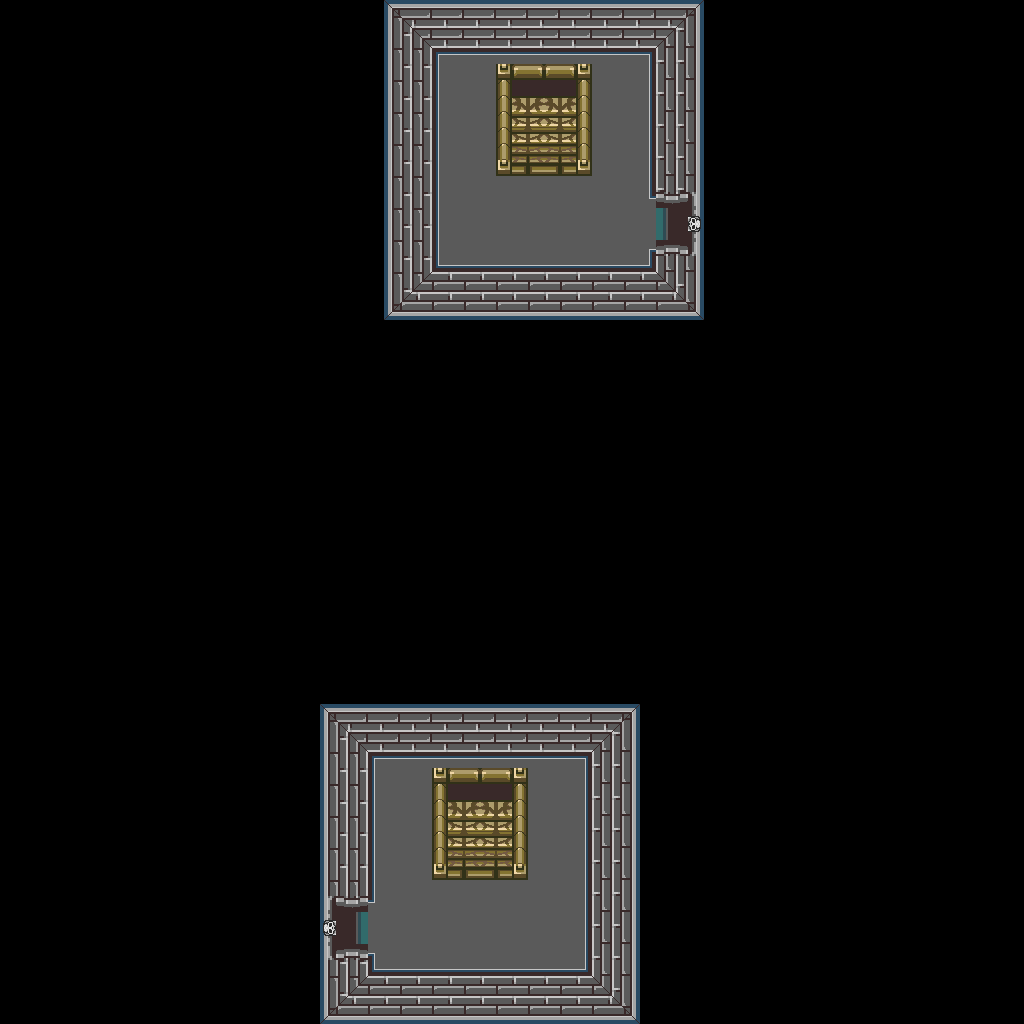

This is a level from a 2D game, rendered from its Tiled map with the project's own tilesets. A one-line summary and the map file follow, with tile-layer data summarised:
An orthogonal 64x64 tile map with 16x16 px tiles, 1 tile layer (base), 1 hidden layer not drawn and 18 objects.

<map version="1.10" tiledversion="1.12.1" orientation="orthogonal" renderorder="right-down" width="64" height="64" tilewidth="16" tileheight="16" infinite="0" nextlayerid="3" nextobjectid="19">
 <tileset firstgid="1" source="../classiciphone_pics4.tsx" />
 <layer id="1" name="base" width="64" height="64">
  <data>[4096 cells, 4096 non-empty, 80 distinct tile ids]</data>
 </layer>
 <layer id="2" name="collision" width="64" height="64" visible="0">
  <properties><property name="collision" value="true" /></properties>
  <data>[4096 cells, 3832 non-empty, 1 distinct tile ids]</data>
 </layer>
 <objectgroup id="3" name="npcs">
  <object id="1" x="576.0" y="-64.0" width="16" height="16">
   <properties>
    <property name="gani" value="light2.png" />
    <property name="script" type="string">-- Auto-converted from GraalScript
-- function onCreated() {
-- dontblock();
-- drawunderplayer();
end
-- [CLIENT-SIDE — server no-op]
-- if (playerenters) {
-- setcoloreffect 1,1,0.35,0.6;
-- drawaslight;
-- }</property>
   </properties>
  </object>
  <object id="2" x="512.0" y="640.0" width="16" height="16">
   <properties>
    <property name="gani" value="light2.png" />
    <property name="script" type="string">-- Auto-converted from GraalScript
-- function onCreated() {
-- dontblock();
-- drawunderplayer();
end
-- [CLIENT-SIDE — server no-op]
-- if (playerenters) {
-- setcoloreffect 1,1,0.35,0.6;
-- drawaslight;
-- }</property>
   </properties>
  </object>
  <object id="3" x="320.0" y="640.0" width="16" height="16">
   <properties>
    <property name="gani" value="light2.png" />
    <property name="script" type="string">-- Auto-converted from GraalScript
-- function onCreated() {
-- dontblock();
-- drawunderplayer();
end
-- [CLIENT-SIDE — server no-op]
-- if (playerenters) {
-- setcoloreffect 1,1,0.35,0.6;
-- drawaslight;
-- }</property>
   </properties>
  </object>
  <object id="4" x="384.0" y="-64.0" width="16" height="16">
   <properties>
    <property name="gani" value="light2.png" />
    <property name="script" type="string">-- Auto-converted from GraalScript
-- function onCreated() {
-- dontblock();
-- drawunderplayer();
end
-- [CLIENT-SIDE — server no-op]
-- if (playerenters) {
-- setcoloreffect 1,1,0.35,0.6;
-- drawaslight;
-- }</property>
   </properties>
  </object>
  <object id="5" x="448.0" y="48.0" width="16" height="16">
   <properties>
    <property name="script" type="string">-- Auto-converted from GraalScript
-- function onCreated() {
-- showcharacter();
-- headimg     = "head1217.png";
-- bodyimg     = "bodyc-bodysage2.mng";
-- shieldimg   = "no-shield.png";
-- for (this.i = 0; this.i &lt; 5; this.i++) colors[this.i] = "black";
-- shieldpower = 3;
-- dir         = 0;
end</property>
   </properties>
  </object>
  <object id="6" x="512.0" y="16.0" width="16" height="16">
   <properties>
    <property name="gani" value="vvwallbanner.png" />
    <property name="script" type="string">-- Auto-converted from GraalScript
-- function onCreated() {
-- drawunderplayer();
end</property>
   </properties>
  </object>
  <object id="7" x="560.0" y="16.0" width="16" height="16">
   <properties>
    <property name="gani" value="vvwallbanner.png" />
    <property name="script" type="string">-- Auto-converted from GraalScript
-- function onCreated() {
-- drawunderplayer();
end</property>
   </properties>
  </object>
  <object id="8" x="448.0" y="720.0" width="16" height="16">
   <properties>
    <property name="gani" value="vvwallbanner.png" />
    <property name="script" type="string">-- Auto-converted from GraalScript
-- function onCreated() {
-- drawunderplayer();
end</property>
   </properties>
  </object>
  <object id="9" x="496.0" y="720.0" width="16" height="16">
   <properties>
    <property name="gani" value="vvwallbanner.png" />
    <property name="script" type="string">-- Auto-converted from GraalScript
-- function onCreated() {
-- drawunderplayer();
end</property>
   </properties>
  </object>
  <object id="10" x="640.0" y="192.0" width="16" height="16">
   <properties>
    <property name="gani" value="nmapiece2.png" />
    <property name="script" type="string">-- Auto-converted from GraalScript
-- function onCreated() {
-- drawunderplayer();
-- dontblock();
end
-- [CLIENT-SIDE — server no-op]
-- if (created) setimgpart nmapiece2.png,16,0,16,64;</property>
   </properties>
  </object>
  <object id="11" x="368.0" y="896.0" width="16" height="16">
   <properties>
    <property name="gani" value="nmapiece2.png" />
    <property name="script" type="string">-- Auto-converted from GraalScript
-- function onCreated() {
-- drawunderplayer();
-- dontblock();
end
-- [CLIENT-SIDE — server no-op]
-- if (created) setimgpart nmapiece2.png,0,0,16,64;</property>
   </properties>
  </object>
  <object id="12" x="560.0" y="688.0" width="16" height="16">
   <properties>
    <property name="gani" value="kcavelamp.mng" />
    <property name="script" type="string">-- Auto-converted from GraalScript
-- function onCreated() {
-- drawunderplayer();
-- dontblock();
end
-- [CLIENT-SIDE — server no-op]
-- if (created) setimgpart kcavelamp.mng,32,0,32,62;</property>
   </properties>
  </object>
  <object id="13" x="368.0" y="688.0" width="16" height="16">
   <properties>
    <property name="gani" value="kcavelamp.mng" />
    <property name="script" type="string">-- Auto-converted from GraalScript
-- function onCreated() {
-- drawunderplayer();
-- dontblock();
end
-- [CLIENT-SIDE — server no-op]
-- if (created) setimgpart kcavelamp.mng,32,0,32,62;</property>
   </properties>
  </object>
  <object id="14" x="624.0" y="-16.0" width="16" height="16">
   <properties>
    <property name="gani" value="kcavelamp.mng" />
    <property name="script" type="string">-- Auto-converted from GraalScript
-- function onCreated() {
-- drawunderplayer();
-- dontblock();
end
-- [CLIENT-SIDE — server no-op]
-- if (created) setimgpart kcavelamp.mng,32,0,32,62;</property>
   </properties>
  </object>
  <object id="15" x="432.0" y="-16.0" width="16" height="16">
   <properties>
    <property name="gani" value="kcavelamp.mng" />
    <property name="script" type="string">-- Auto-converted from GraalScript
-- function onCreated() {
-- drawunderplayer();
-- dontblock();
end
-- [CLIENT-SIDE — server no-op]
-- if (created) setimgpart kcavelamp.mng,32,0,32,62; drawunderplayer; dontblock;</property>
   </properties>
  </object>
  <object id="16" x="688.0" y="864.0" width="16" height="16">
   <properties>
    <property name="script" type="string">-- Auto-converted from GraalScript
-- [CLIENT-SIDE — server no-op]
-- // Level effect
-- if (playerenters) seteffect 0,0,0,0.4;</property>
   </properties>
  </object>
  <object id="17" x="496.0" y="64.0" width="16" height="16">
   <properties>
    <property name="gani" value="classic_vvsilverstairs2.png" />
    <property name="script" type="string">-- Auto-converted from GraalScript
-- // NPC made by Thermo Darkmane (Ventrue)
-- [CLIENT-SIDE — server no-op]
-- if (created) {
-- dontblock;
-- drawunderplayer;
-- }</property>
   </properties>
  </object>
  <object id="18" x="432.0" y="768.0" width="16" height="16">
   <properties>
    <property name="gani" value="classic_vvsilverstairs2.png" />
    <property name="script" type="string">-- Auto-converted from GraalScript
-- // NPC made by Thermo Darkmane (Ventrue)
-- [CLIENT-SIDE — server no-op]
-- if (created) {
-- dontblock;
-- drawunderplayer;
-- }</property>
   </properties>
  </object>
 </objectgroup>
</map>
